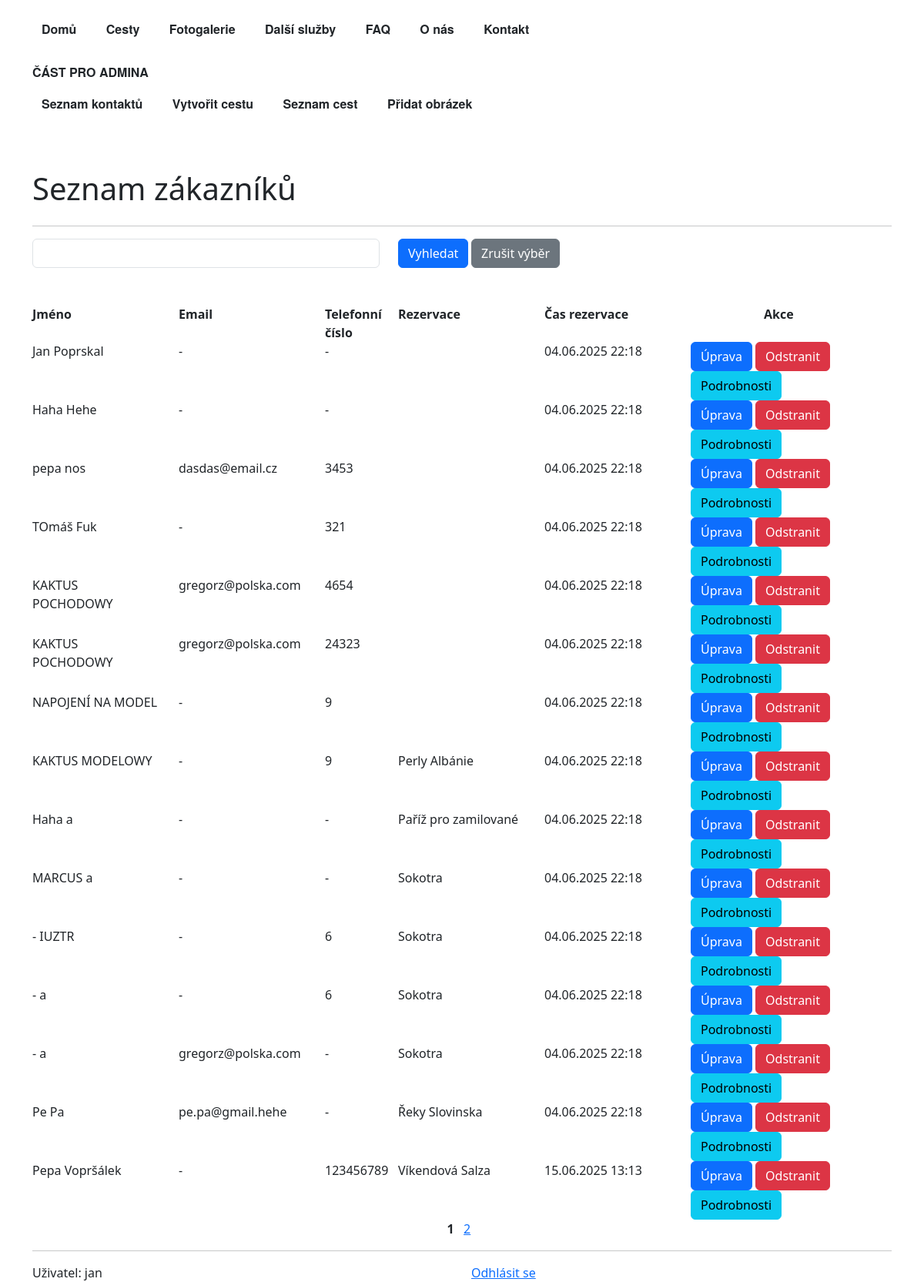
The page /webapp/customer-list/ (signed in) on the database its author committed.
### webapp/models.py (models this page shows, shortened)
class Customer(models.Model):
    customer_id = models.AutoField(primary_key=True)
    customer_first_name = models.CharField(max_length=64)
    customer_last_name = models.CharField(max_length=64)
    customer_count = models.PositiveIntegerField(default=1, validators=[MaxValueValidator(30)],)
    customer_email = models.EmailField(null=True, blank=True)
    customer_phone = models.CharField(max_length=14, null=True, blank=True, validators=[MinLengthValidator(9)])
    customer_message = models.TextField(null=True, blank=True)
    customer_trip = models.ForeignKey('Trip', on_delete=models.CASCADE,
                                      null=True, blank=True, related_name='customer_trip')
    created = models.DateTimeField(auto_now_add=True)
    objects = CustomerManager()
    @property
    def full_name(self):
        return f"{self.customer_first_name} {self.customer_last_name}"

class Trip(models.Model):
    trip_id = models.AutoField(primary_key=True)
    trip_name = models.CharField(max_length=256)
    trip_short_description = models.TextField(null=True, blank=True)
    trip_description = models.TextField(null=True, blank=True)
    start_time = models.CharField(null=True, blank=True, max_length=30) #not date field at the clients request
    end_time = models.CharField(null=True, blank=True, max_length=30) #vague dates preferred - start of june
    price = models.IntegerField(null=True, blank=True)
    image = models.ImageField(upload_to='', null=True, blank=True)
    thumbnail = models.ImageField(upload_to='', null=True, blank=True)

### webapp/views.py (the view)
# urls.py: path("customer-list/", CustomerListingView.as_view(), name='customer_list'),
class CustomerListingView(LoginRequiredMixin, UserRightsMixin, ListView):
    template_name = "customer_list.html"
    model = Customer
    paginate_by = 15
    access_rights = ["test"]
    query_string = None
    def get(self, request, *args, **kwargs):
        print("GET: ", self.request.GET)
        self.query_string = self.request.GET.get("search")
        print(self.query_string)
        print("KWARGS: ", self.kwargs)
        return super().get(request, *args, **kwargs)
    def get_context_data(self, *, object_list=None, **kwargs):
        context = super().get_context_data(object_list=object_list, **kwargs)
        context ["trips"] = Trip.objects.all()
        context ["form"] = CustomerNameSearchForm()
        context.update(self.get_context_rights())
        return context
    def get_queryset(self):
        queryset = super().get_queryset()
        queryset = queryset.search(self.query_string)
        return queryset

### webapp/forms.py
class CustomerNameSearchForm(forms.Form):
    search = forms.CharField(
        max_length=40,
        widget=forms.TextInput(attrs={"class": "form-control"}),
    )

### webapp/models.py (called while the page is built)
    def search(self, query):
        if query:
            return self.filter(
                Q(customer_first_name__icontains=query) |
                Q(customer_last_name__icontains=query)
            ).distinct()
        return self

    def get_queryset(self):
        return CustomerQuerySet(self.model, using=self._db)

### webapp/templatetags/none.py (called while the page is built)
@register.filter
def none(value):
    convert_to_str = str(value)
    if convert_to_str == "None":
        return "-"
    else:
        pass
    return value

### webapp/utils/context_processors/group_access.py (called while the page is built)
def is_member_of_group(user, group_name):
    if isinstance(group_name, str):
        rights_exist = user.groups.filter(name=group_name).exists()
    else:
        rights_exist = user.groups.filter(name__in=group_name).exists()
    return rights_exist

    def user_has_rights(self, user):
        return is_member_of_group(user, self.access_rights)

    def get_context_rights(self):
        context = {
            'user_has_rights': self.user_has_rights(self.request.user),
        }
        return context

### webapp/templates/customer_list.html (shortened to what this page needs)
{% extends "base_with_bootstrap.html" %}
{% load bootstrap5 %}
{% load none %}
{% block hlavni_nadpis %} Seznam zákazníků{% endblock %}
{% block content %}
    {% if user_has_rights %}
    <hr>
    <form method="get" action=".">
        <div class="row">
            <div class="col-5">{{ form.search }}</div>
            <div class="col-1"><button type="submit" class="btn btn-primary">Vyhledat</button></div>
            <div class="col-2"><a href="{% url 'webapp:customer_list' %}" class="btn btn-secondary">Zrušit výběr</a></div>
        </div>
    </form>
    <br>
    <br>
    <div class="row">
        <div class="col-2"><b>Jméno</b></div>
        <div class="col-2"><b>Email</b></div>
        <div class="col-1"><b>Telefonní číslo</b></div>
        <div class="col-2"><b>Rezervace</b></div>
        <div class="col-2"><b>Čas rezervace</b></div>
        <div class="col-2 offset-1"><b>Akce</b></div>
    </div>
    {% for customer in object_list%}
    <div class="row">
        <div class="col-2">{{customer.full_name|none}}</div>
        <div class="col-2">{{customer.customer_email|none}}</div>
        <div class="col-1">{{customer.customer_phone|none}}</div>
        <div class="col-2">{{customer.customer_trip.trip_name}}</div>
        <div class="col-2">{{ customer.created|date:"d.m.Y H:i"}}</div>
         <div class="col-3">
            <a href="{% url 'webapp:customer_update' customer.pk %}" class="btn btn-primary"> Úprava </a>
             <a href="{% url 'webapp:customer_delete' customer.pk %}" class=" btn btn-danger"> Odstranit </a>
             <a href="{% url 'webapp:customer_detail' customer.pk %}" class=" btn btn-info"> Podrobnosti </a>
         </div>
    </div>
    {% endfor %}
    {% include "snippets/pagination_v3.html" %}
    {% else %}
        {%include "snippets/no_access.html" %}
    {% endif %}
{% endblock %}

### webapp/templates/snippets/user_info.html
<hr>
<div class="row">
    <div class="col">
        Uživatel:
        {% if user.is_authenticated %}
            {{ user }}
        {% else %}
            (nepřihlášený)
        {% endif %}
    </div>
    <div class="col">
    {%  if user.is_authenticated %}
        <a href="{% url 'yes_no_confirmation' %}">Odhlásit se</a>
    {% else %}
        <a href="{% url 'login' %}">Přihlásit se</a>
    {% endif %}
    </div>
</div>

### rows shown on the page
Customer: full_name|none "Jan Poprskal", customer_email|none "-", customer_phone|none "-", created "04.06.2025 22:18"
Customer: full_name|none "Haha Hehe", customer_email|none "-", customer_phone|none "-", created "04.06.2025 22:18"
Customer: full_name|none "pepa nos", customer_email|none "dasdas@email.cz", customer_phone|none "3453", created "04.06.2025 22:18"
Customer: full_name|none "TOmáš Fuk", customer_email|none "-", customer_phone|none "321", created "04.06.2025 22:18"
Customer: full_name|none "KAKTUS POCHODOWY", customer_email|none "gregorz@polska.com", customer_phone|none "4654", created "04.06.2025 22:18"
Customer: full_name|none "KAKTUS POCHODOWY", customer_email|none "gregorz@polska.com", customer_phone|none "24323", created "04.06.2025 22:18"
Customer: full_name|none "NAPOJENÍ NA MODEL", customer_email|none "-", customer_phone|none "9", created "04.06.2025 22:18"
Customer: full_name|none "KAKTUS MODELOWY", customer_email|none "-", customer_phone|none "9", customer_trip.trip_name "Perly Albánie", created "04.06.2025 22:18"
Customer: full_name|none "Haha a", customer_email|none "-", customer_phone|none "-", customer_trip.trip_name "Paříž pro zamilované", created "04.06.2025 22:18"
Customer: full_name|none "MARCUS a", customer_email|none "-", customer_phone|none "-", customer_trip.trip_name "Sokotra", created "04.06.2025 22:18"
Customer: full_name|none "- IUZTR", customer_email|none "-", customer_phone|none "6", customer_trip.trip_name "Sokotra", created "04.06.2025 22:18"
Customer: full_name|none "- a", customer_email|none "-", customer_phone|none "6", customer_trip.trip_name "Sokotra", created "04.06.2025 22:18"
Customer: full_name|none "- a", customer_email|none "gregorz@polska.com", customer_phone|none "-", customer_trip.trip_name "Sokotra", created "04.06.2025 22:18"
Customer: full_name|none "Pe Pa", customer_email|none "pe.pa@gmail.hehe", customer_phone|none "-", customer_trip.trip_name "Řeky Slovinska", created "04.06.2025 22:18"
Customer: full_name|none "Pepa Vopršálek", customer_email|none "-", customer_phone|none "123456789", customer_trip.trip_name "Víkendová Salza", created "15.06.2025 13:13"

### other values the page prints
{{ num }} "1"
{{ num }} "2"
{{ user }} "jan"
